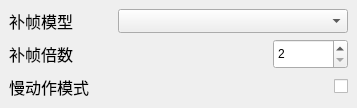
                                   <widget class="QWidget" name="interpolationContainer" native="true">
                                    <property name="enabled">
                                     <bool>true</bool>
                                    </property>
                                    <layout class="QVBoxLayout" name="verticalLayout_38">
                                     <property name="leftMargin">
                                      <number>9</number>
                                     </property>
                                     <property name="topMargin">
                                      <number>9</number>
                                     </property>
                                     <property name="rightMargin">
                                      <number>9</number>
                                     </property>
                                     <property name="bottomMargin">
                                      <number>9</number>
                                     </property>
                                     <item>
                                      <widget class="QWidget" name="widget_28" native="true">
                                       <layout class="QHBoxLayout" name="horizontalLayout_45">
                                        <property name="leftMargin">
                                         <number>0</number>
                                        </property>
                                        <property name="topMargin">
                                         <number>0</number>
                                        </property>
                                        <property name="rightMargin">
                                         <number>0</number>
                                        </property>
                                        <property name="bottomMargin">
                                         <number>0</number>
                                        </property>
                                        <item>
                                         <widget class="QLabel" name="label_14">
                                          <property name="font">
                                           <font>
                                            <pointsize>12</pointsize>
                                           </font>
                                          </property>
                                          <property name="text">
                                           <string>补帧模型</string>
                                          </property>
                                         </widget>
                                        </item>
                                        <item>
                                         <widget class="QComboBox" name="interpolateModelComboBox">
                                          <property name="sizePolicy">
                                           <sizepolicy hsizetype="MinimumExpanding" vsizetype="Fixed">
                                            <horstretch>0</horstretch>
                                            <verstretch>0</verstretch>
                                           </sizepolicy>
                                          </property>
                                          <property name="minimumSize">
                                           <size>
                                            <width>0</width>
                                            <height>0</height>
                                           </size>
                                          </property>
                                          <property name="maximumSize">
                                           <size>
                                            <width>230</width>
                                            <height>30</height>
                                           </size>
                                          </property>
                                          <property name="sizeIncrement">
                                           <size>
                                            <width>230</width>
                                            <height>0</height>
                                           </size>
                                          </property>
                                          <property name="currentIndex">
                                           <number>-1</number>
                                          </property>
                                         </widget>
                                        </item>
                                       </layout>
                                      </widget>
                                     </item>
                                     <item>
                                      <widget class="QWidget" name="interpolationContainer2" native="true">
                                       <layout class="QHBoxLayout" name="horizontalLayout_55">
                                        <property name="leftMargin">
                                         <number>0</number>
                                        </property>
                                        <property name="topMargin">
                                         <number>0</number>
                                        </property>
                                        <property name="rightMargin">
                                         <number>0</number>
                                        </property>
                                        <property name="bottomMargin">
                                         <number>0</number>
                                        </property>
                                        <item>
                                         <widget class="QLabel" name="label_11">
                                          <property name="font">
                                           <font>
                                            <pointsize>12</pointsize>
                                           </font>
                                          </property>
                                          <property name="text">
                                           <string>补帧倍数</string>
                                          </property>
                                         </widget>
                                        </item>
                                        <item>
                                         <widget class="QDoubleSpinBox" name="interpolationMultiplierSpinBox">
                                          <property name="sizePolicy">
                                           <sizepolicy hsizetype="Minimum" vsizetype="Minimum">
                                            <horstretch>0</horstretch>
                                            <verstretch>0</verstretch>
                                           </sizepolicy>
                                          </property>
                                          <property name="minimumSize">
                                           <size>
                                            <width>75</width>
                                            <height>30</height>
                                           </size>
                                          </property>
                                          <property name="maximumSize">
                                           <size>
                                            <width>75</width>
                                            <height>30</height>
                                           </size>
                                          </property>
                                          <property name="buttonSymbols">
                                           <enum>QAbstractSpinBox::ButtonSymbols::UpDownArrows</enum>
                                          </property>
                                          <property name="decimals">
                                           <number>0</number>
                                          </property>
                                          <property name="minimum">
                                           <double>2.000000000000000</double>
                                          </property>
                                          <property name="value">
                                           <double>2.000000000000000</double>
                                          </property>
                                         </widget>
                                        </item>
                                       </layout>
                                      </widget>
                                     </item>
                                     <item>
                                      <widget class="QWidget" name="sloMoModeContainer" native="true">
                                       <layout class="QHBoxLayout" name="horizontalLayout_31">
                                        <property name="leftMargin">
                                         <number>0</number>
                                        </property>
                                        <property name="topMargin">
                                         <number>0</number>
                                        </property>
                                        <property name="rightMargin">
                                         <number>0</number>
                                        </property>
                                        <property name="bottomMargin">
                                         <number>0</number>
                                        </property>
                                        <item>
                                         <widget class="QLabel" name="label_36">
                                          <property name="font">
                                           <font>
                                            <pointsize>12</pointsize>
                                           </font>
                                          </property>
                                          <property name="text">
                                           <string>慢动作模式</string>
                                          </property>
                                         </widget>
                                        </item>
                                        <item>
                                         <spacer name="horizontalSpacer_16">
                                          <property name="orientation">
                                           <enum>Qt::Orientation::Horizontal</enum>
                                          </property>
                                          <property name="sizeHint" stdset="0">
                                           <size>
                                            <width>226</width>
                                            <height>20</height>
                                           </size>
                                          </property>
                                         </spacer>
                                        </item>
                                        <item>
                                         <widget class="QLabel" name="label_39">
                                          <property name="maximumSize">
                                           <size>
                                            <width>25</width>
                                            <height>25</height>
                                           </size>
                                          </property>
                                          <property name="toolTip">
                                           <string>&lt;html&gt;&lt;head/&gt;&lt;body&gt;&lt;p&gt;补帧时增加视频时长而不是帧率。&lt;/p&gt;&lt;p&gt;音频与字幕不会转移到输出视频。&lt;/p&gt;&lt;/body&gt;&lt;/html&gt;</string>
                                          </property>
                                          <property name="text">
                                           <string/>
                                          </property>
                                          <property name="pixmap">
                                           <pixmap resource="resources.qrc">:/icons/icons/info.svg</pixmap>
                                          </property>
                                          <property name="scaledContents">
                                           <bool>true</bool>
                                          </property>
                                         </widget>
                                        </item>
                                        <item>
                                         <widget class="QCheckBox" name="sloMoModeCheckBox">
                                          <property name="text">
                                           <string/>
                                          </property>
                                         </widget>
                                        </item>
                                       </layout>
                                      </widget>
                                     </item>
                                    </layout>
                                   </widget>
